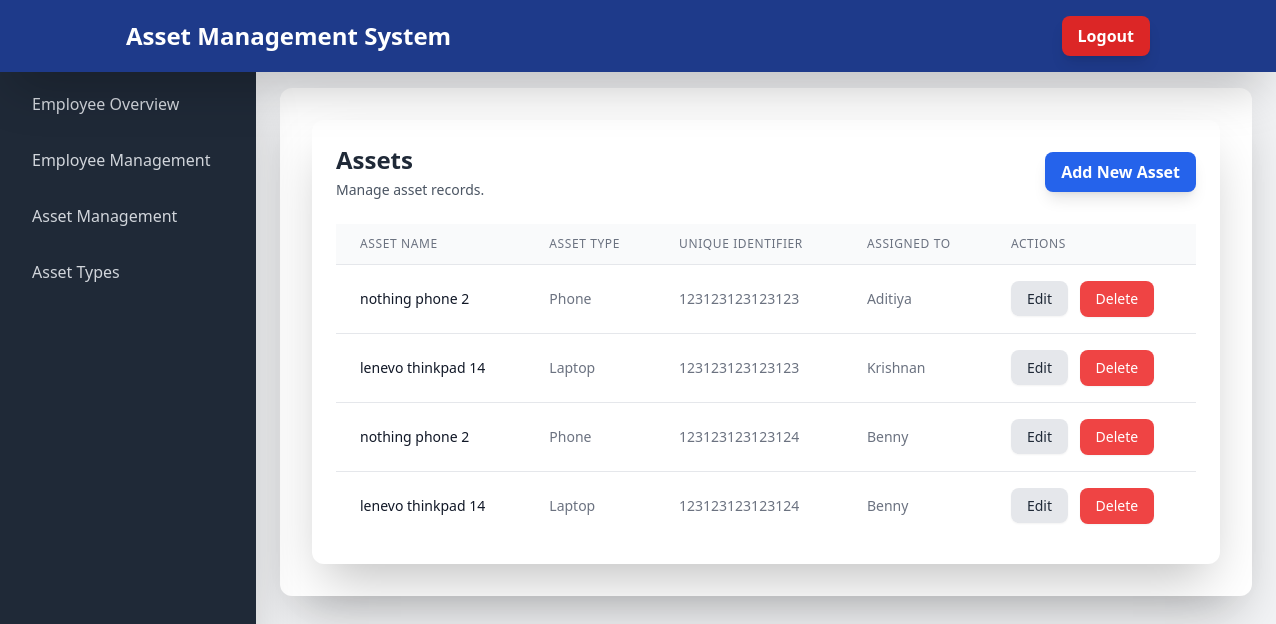
Before: /assets/ (signed in) with the older database file.
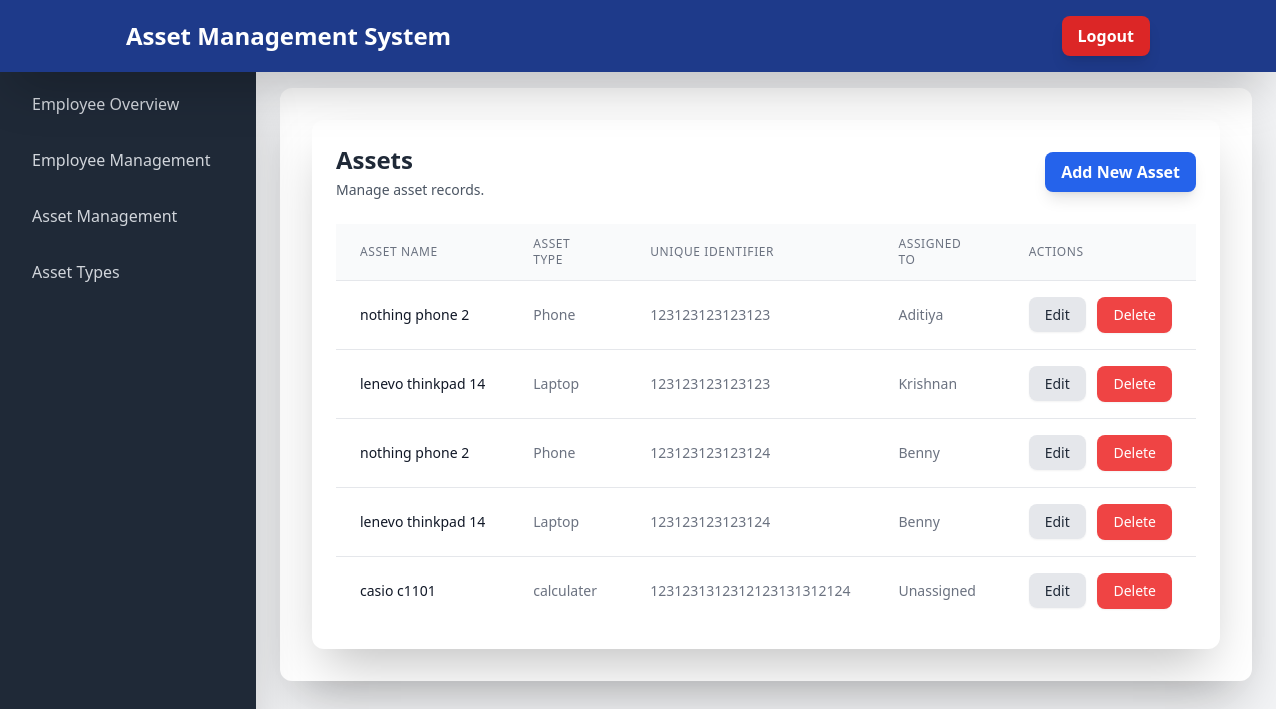
After: the same page with the newer database file.
### assets/models.py (models this page shows, shortened)
class Asset(models.Model):
    asset_type = models.ForeignKey(AssetType, on_delete=models.CASCADE)
    unique_identifier = models.CharField(max_length=255)
    asset_name = models.CharField(max_length=255)
    assigned_to = models.ForeignKey(Employee, on_delete=models.SET_NULL, null=True, blank=True)
    details = models.TextField(blank=True)
    is_active = models.BooleanField(default=True)
    class Meta:
        unique_together = ('asset_type', 'unique_identifier')

class AssetType(models.Model):
    name = models.CharField(max_length=255)
    identification_type_label = models.CharField(max_length=255)
    object_description = models.CharField(max_length=255)
    is_active = models.BooleanField(default=True)

class Employee(models.Model):
    employee_id = models.CharField(max_length=100, unique=True)
    name = models.CharField(max_length=255)
    department = models.CharField(max_length=255)
    designation = models.CharField(max_length=255)
    start_date = models.DateField()
    exit_date = models.DateField(null=True, blank=True)
    is_active = models.BooleanField(default=True)
    class Meta:
        ordering = ['-start_date']

### assets/views.py (the view)
# urls.py: path('assets/', views.AssetListView.as_view(), name='asset_list'),
class AssetListView(LoginRequiredMixin, UserPassesTestMixin, ListView):
    model = Asset
    template_name = 'assets/asset_list.html'
    context_object_name = 'assets'
    def test_func(self):
        return self.request.user.is_staff
    def get_queryset(self):
        return Asset.objects.filter(is_active=True).select_related('asset_type', 'assigned_to')

### assets/templates/assets/asset_list.html (shortened to what this page needs)
{% extends 'assets/base.html' %}
{% block content %}
<div class="bg-white rounded-xl shadow-2xl p-6">
    <div class="flex justify-between items-center mb-6">
        <div>
            <h3 class="text-2xl font-bold text-gray-800">Assets</h3>
            <p class="mt-1 text-sm text-gray-600">Manage asset records.</p>
        </div>
        <a href="{% url 'asset_assign' %}" class="bg-blue-600 hover:bg-blue-700 text-white font-semibold rounded-lg shadow-lg px-4 py-2 transition duration-200 transform hover:scale-[1.01] active:scale-[0.98]">Add New Asset</a>
    </div>
    <div class="overflow-x-auto">
        <table class="min-w-full divide-y divide-gray-200">
            <thead class="bg-gray-50">
                <tr>
                    <th class="px-6 py-3 text-left text-xs font-medium text-gray-500 uppercase tracking-wider">Asset Name</th>
                    <th class="px-6 py-3 text-left text-xs font-medium text-gray-500 uppercase tracking-wider">Asset Type</th>
                    <th class="px-6 py-3 text-left text-xs font-medium text-gray-500 uppercase tracking-wider">Unique Identifier</th>
                    <th class="px-6 py-3 text-left text-xs font-medium text-gray-500 uppercase tracking-wider">Assigned To</th>
                    <th class="px-6 py-3 text-left text-xs font-medium text-gray-500 uppercase tracking-wider">Actions</th>
                </tr>
            </thead>
            <tbody class="bg-white divide-y divide-gray-200">
                {% for asset in assets %}
                    <tr class="hover:bg-blue-50 transition duration-200">
                        <td class="px-6 py-4 whitespace-nowrap text-sm font-medium text-gray-900">{{ asset.asset_name }}</td>
                        <td class="px-6 py-4 whitespace-nowrap text-sm text-gray-500">{{ asset.asset_type.name }}</td>
                        <td class="px-6 py-4 whitespace-nowrap text-sm text-gray-500">{{ asset.unique_identifier }}</td>
                        <td class="px-6 py-4 whitespace-nowrap text-sm text-gray-500">{{ asset.assigned_to.name|default:"Unassigned" }}</td>
                        <td class="px-6 py-4 whitespace-nowrap text-sm font-medium space-x-2">
                            <a href="{% url 'asset_update' asset.pk %}" class="bg-gray-200 hover:bg-gray-300 text-gray-800 font-medium rounded-lg shadow-sm px-4 py-2 transition duration-200">Edit</a>
                            <form method="post" action="{% url 'asset_soft_delete' asset.pk %}" style="display:inline;" onsubmit="return confirm('Are you sure you want to soft delete this asset?')">
                                <button type="submit" class="bg-red-500 hover:bg-red-600 text-white font-medium rounded-lg shadow-sm px-4 py-2 transition duration-200">Delete</button>
                            </form>
                        </td>
                    </tr>
                {% empty %}
                    <tr>
                        <td colspan="5" class="px-6 py-4 text-center text-sm text-gray-500">No assets found.</td>
                    </tr>
                {% endfor %}
            </tbody>
        </table>
    </div>
</div>
{% endblock %}

Changed rows visible on the page:
added Asset: asset_name "casio c1101", asset_type.name "calculater", unique_identifier "1231231312312123131312124", assigned_to.name "Unassigned"
